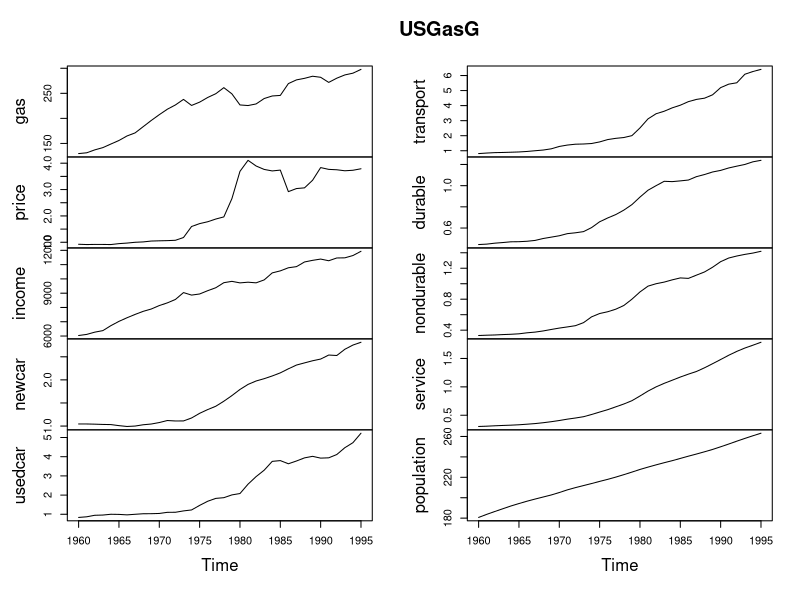
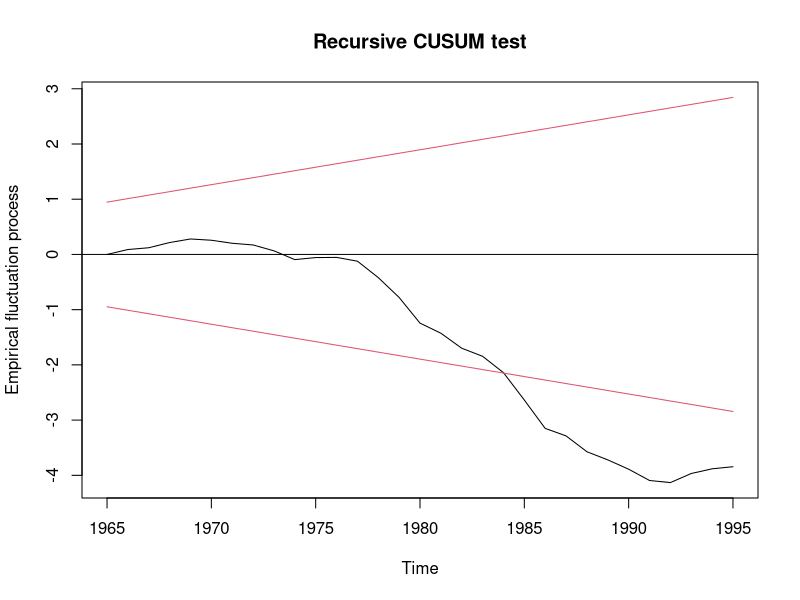

Here is the R script that generated these plots, in order:
library(AER)


### Name: USGasG
### Title: US Gasoline Market Data (1960-1995, Greene)
### Aliases: USGasG
### Keywords: datasets

### ** Examples

data("USGasG", package = "AER")
plot(USGasG)

## Greene (2003)
## Example 2.3
fm <- lm(log(gas/population) ~ log(price) + log(income) + log(newcar) + log(usedcar),
  data = as.data.frame(USGasG))
summary(fm)

## Example 4.4
## estimates and standard errors (note different offset for intercept)
coef(fm)
sqrt(diag(vcov(fm)))
## confidence interval
confint(fm, parm = "log(income)")
## test linear hypothesis
linearHypothesis(fm, "log(income) = 1")

## Example 7.6
## re-used in Example 8.3
trend <- 1:nrow(USGasG)
shock <- factor(time(USGasG) > 1973, levels = c(FALSE, TRUE),
  labels = c("before", "after"))

## 1960-1995
fm1 <- lm(log(gas/population) ~ log(income) + log(price) + log(newcar) +
  log(usedcar) + trend, data = as.data.frame(USGasG))
summary(fm1)
## pooled
fm2 <- lm(log(gas/population) ~ shock + log(income) + log(price) + log(newcar) +
  log(usedcar) + trend, data = as.data.frame(USGasG))
summary(fm2)
## segmented
fm3 <- lm(log(gas/population) ~ shock/(log(income) + log(price) + log(newcar) +
  log(usedcar) + trend), data = as.data.frame(USGasG))
summary(fm3)

## Chow test
anova(fm3, fm1)
library("strucchange")
sctest(log(gas/population) ~ log(income) + log(price) + log(newcar) +
  log(usedcar) + trend, data = USGasG, point = c(1973, 1), type = "Chow")
## Recursive CUSUM test
rcus <- efp(log(gas/population) ~ log(income) + log(price) + log(newcar) +
  log(usedcar) + trend, data = USGasG, type = "Rec-CUSUM")
plot(rcus)
sctest(rcus)
## Note: Greene's remark that the break is in 1984 (where the process crosses its
## boundary) is wrong. The break appears to be no later than 1976.

## More examples can be found in:
## help("Greene2003")
